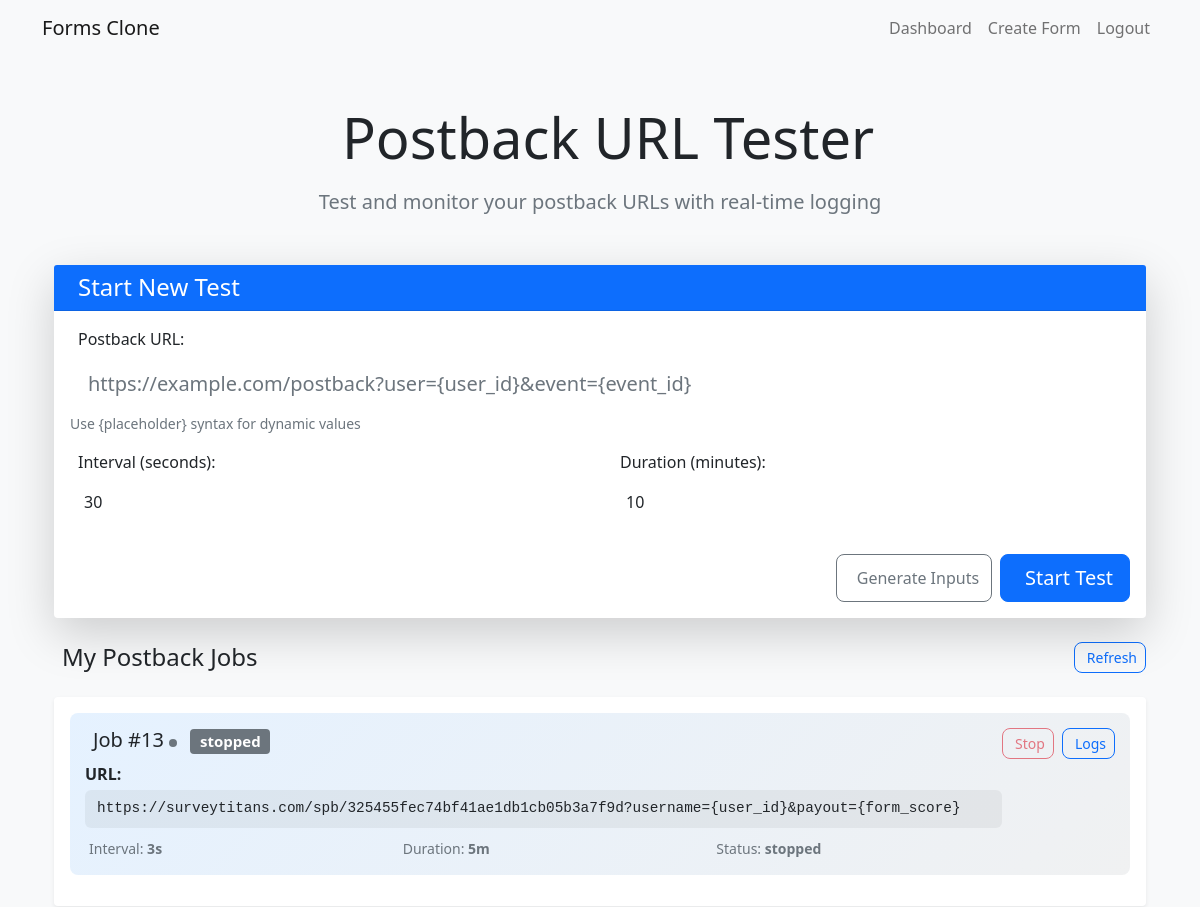
The page /postback_tester?postback_id=13 (signed in, upper part) on the database as committed earlier.
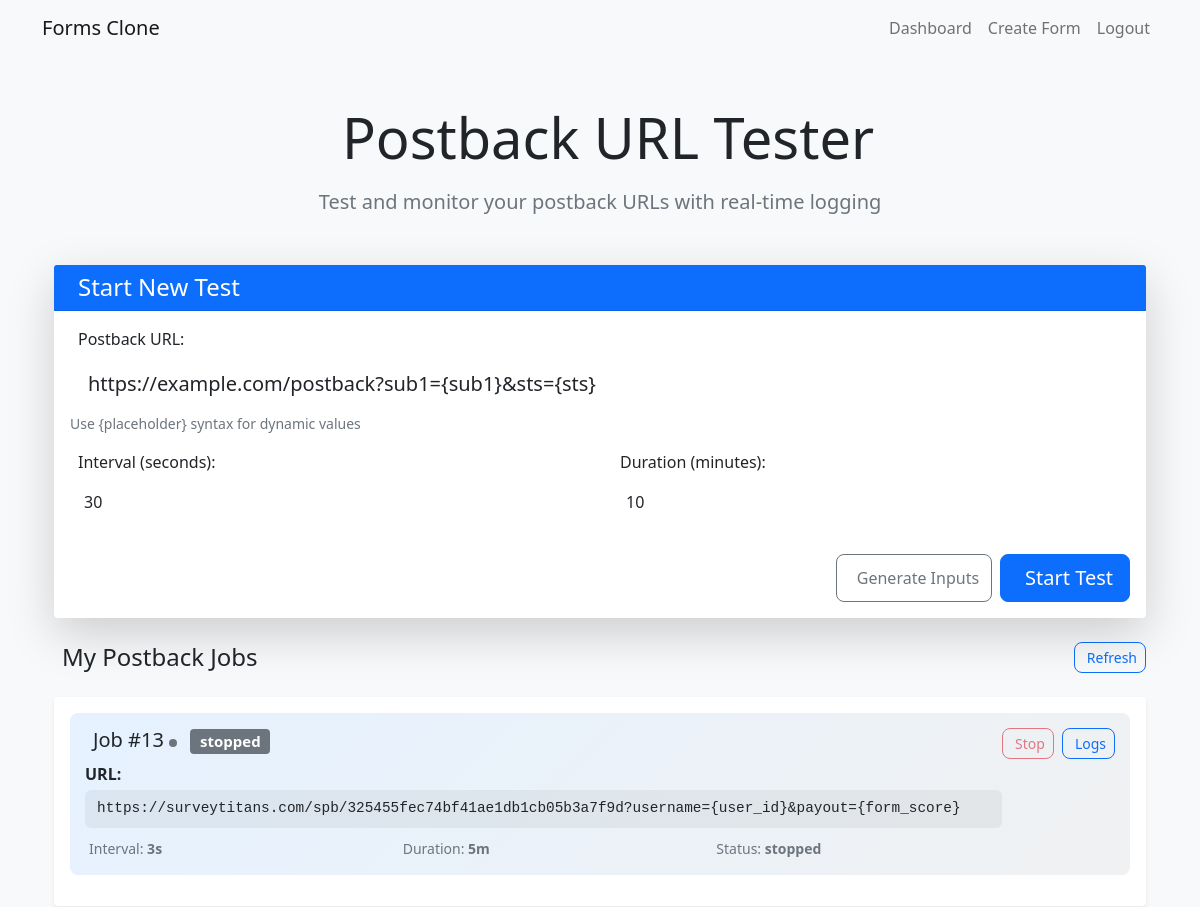
The same page on the database as committed later.
### app.py (models this page shows)
class Postback(db.Model):
    id = db.Column(db.Integer, primary_key=True)
    url = db.Column(db.String(500), nullable=False)
    user_id = db.Column(db.Integer, db.ForeignKey('user.id'), nullable=False)
    created_at = db.Column(db.DateTime, default=datetime.utcnow)

### app.py (the view)
@app.route('/postback_tester')
@login_required
def postback_tester():
    postback_id = request.args.get('postback_id', type=int)
    postback_url = ""
    if postback_id:
        postback = Postback.query.get(postback_id)
        if postback:
            postback_url = postback.url  # Assumes your Postback model has a 'url' field
    jobs = PostbackTesterJob.query.filter_by(user_id=current_user.id).order_by(PostbackTesterJob.created_at.desc()).all()
    logs = {job.id: PostbackTesterLog.query.filter_by(job_id=job.id).all() for job in jobs}
    return render_template('postback_tester.html', jobs=jobs, logs=logs,postback_url=postback_url)

### app.py (called while the page is built)
@app.context_processor
def inject_now():
    return {'now': datetime.now()}

@app.context_processor
def inject_csrf_token():
    return {'csrf_token': lambda: 'dummy_token'}

@login_manager.user_loader
def load_user(user_id):
    return User.query.get(int(user_id))

### templates/postback_tester.html (shortened to what the changed rows need)
{% extends "base.html" %}
{% block content %}
<div class="container my-5">
  <div class="text-center mb-5">
    <h1 class="display-4 mb-3">
      Postback URL Tester
    </h1>
  </div>
  <div class="card shadow-lg mb-4">
    <div class="card-body">
      <form id="postbackForm">
        <div class="row">
          <div class="col-md-12 mb-3">
            <label for="postbackUrl" class="form-label">
              Postback URL:
            </label>
            <input type="text" class="form-control form-control-lg" id="postbackUrl" value="{{ postback_url }}"
              placeholder="https://example.com/postback?user={user_id}&event={event_id}" required />
            <div class="form-text">Use {placeholder} syntax for dynamic values</div>
          </div>
        </div>
      </form>
    </div>
  </div>
</div>
{% endblock %}

Rows that differ between the two databases and show on the page:
added Postback: url "https://example.com/postback?sub1={sub1}&sts={sts}"
